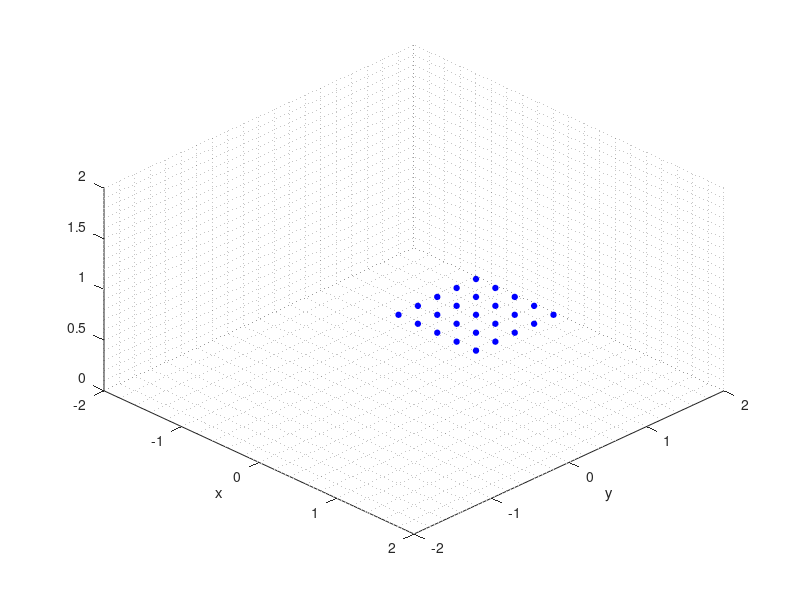

This figure's MATLAB source:
clc, clear, close all

% Parameters to set 
% *******************************************************
bed = [-0.1,0.9,-0.1,0.9, 0.75, 0.75];
step= 0.25;
% *******************************************************

% *******************************************************
graph = 1; % 1:yes, 0:no
save = 1; 
axis_pattern = 0;   % 1: eje y
                    % 0: eje x
% *******************************************************


[TbX,TbY] = meshgrid(bed(1):step:bed(2), bed(3):step:bed(4));
% Invertir TbY
TbY(:,2:2:end) = TbY(end:-1:1,2:2:end);

if axis_pattern==1
    x = reshape(TbX,[numel(TbX),1]);
    y = reshape(TbY,[numel(TbY),1]);
else
    y = reshape(TbX,[numel(TbX),1]);
    x = reshape(TbY,[numel(TbY),1]);
end



data=[];
ii=0;
for k = bed(6):-step:bed(5)

    % Agregar los "0" ya que aun no se han registrado.
    if(mod(ii,2)==0)
        data = [data; x, y, k*ones(size(x)), zeros(size(x))];
        ii=ii+1;
    else
        data = [data; x(end:-1:1), y(end:-1:1), k*ones(size(x)), zeros(size(x))];
        ii=ii+1;
    end

end

%%

% Graficar
fprintf("Nro of points: %d \n",length(data))
if(graph)
    figure(1)
    axis([-2, 2, -2, 2, 0, 2])
    view(45,45)
    grid minor
    xlabel('x')
    ylabel('y')
    hold on
    
    for i=1: size(data,1)
        plot3(data(i,1),data(i,2),data(i,3),'ob','MarkerFaceColor','b','MarkerSize',4)
        pause(0.05)
    end
    
end



% Escribir los datos en un archivo de texto
if (save)
    dlmwrite('positions3D.txt', data, 'delimiter', ' ');
    fprintf("Generacion de datos exitoso \n")
end
